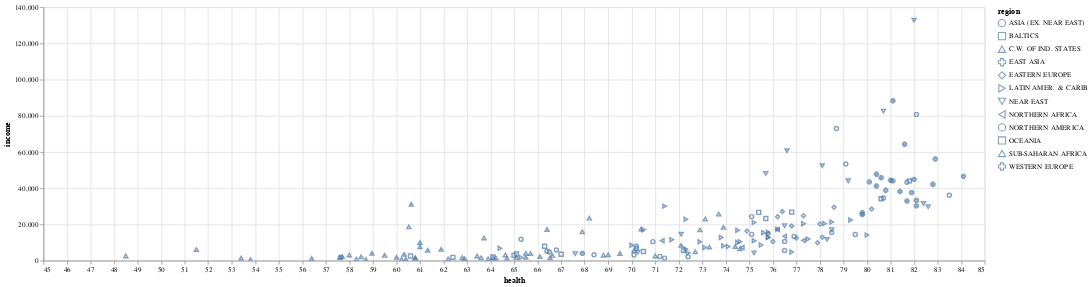

The code cell stored with this chart in its notebook:
### Code cell
# 1.2 - Scatter Plot 3 Attributes - Country/Region as a marker
alt.Chart(health_data).mark_point().encode(
    alt.X('health', scale=alt.Scale(zero=False)),
    alt.Y('income', scale=alt.Scale(zero=False, padding=1)),
    shape = 'region',
    # size=alt.Size('region', scale=alt.Scale(range=[10, 100])),    # size=alt.Size('population', scale=alt.Scale(range=[10, 1000])),
    tooltip=['country', 'region', 'health', 'income', 'population']
).interactive().properties(width=1300,height=350)

### Figure 1 — Vega-Lite specification as saved in the notebook (floating-point values rounded to 4 significant figures; data arrays with more than 128 entries replaced by an {"elided": "..."} marker saying what was removed)
{"config": {"view": {"continuousWidth": 400, "continuousHeight": 300}}, "data": {"name": "data-c9fec259f3fed63dc0a1c0a51ca8a66f"}, "mark": "point", "encoding": {"shape": {"type": "nominal", "field": "region"}, "tooltip": [{"type": "nominal", "field": "country"}, {"type": "nominal", "field": "region"}, {"type": "quantitative", "field": "health"}, {"type": "quantitative", "field": "income"}, {"type": "quantitative", "field": "population"}], "x": {"type": "quantitative", "field": "health", "scale": {"zero": false}}, "y": {"type": "quantitative", "field": "income", "scale": {"padding": 1, "zero": false}}}, "height": 350, "selection": {"selector033": {"type": "interval", "bind": "scales", "encodings": ["x", "y"]}}, "width": 1300, "$schema": "https://vega.github.io/schema/vega-lite/v4.8.1.json", "datasets": {"data-c9fec259f3fed63dc0a1c0a51ca8a66f": {"elided": "187 records"}}}
